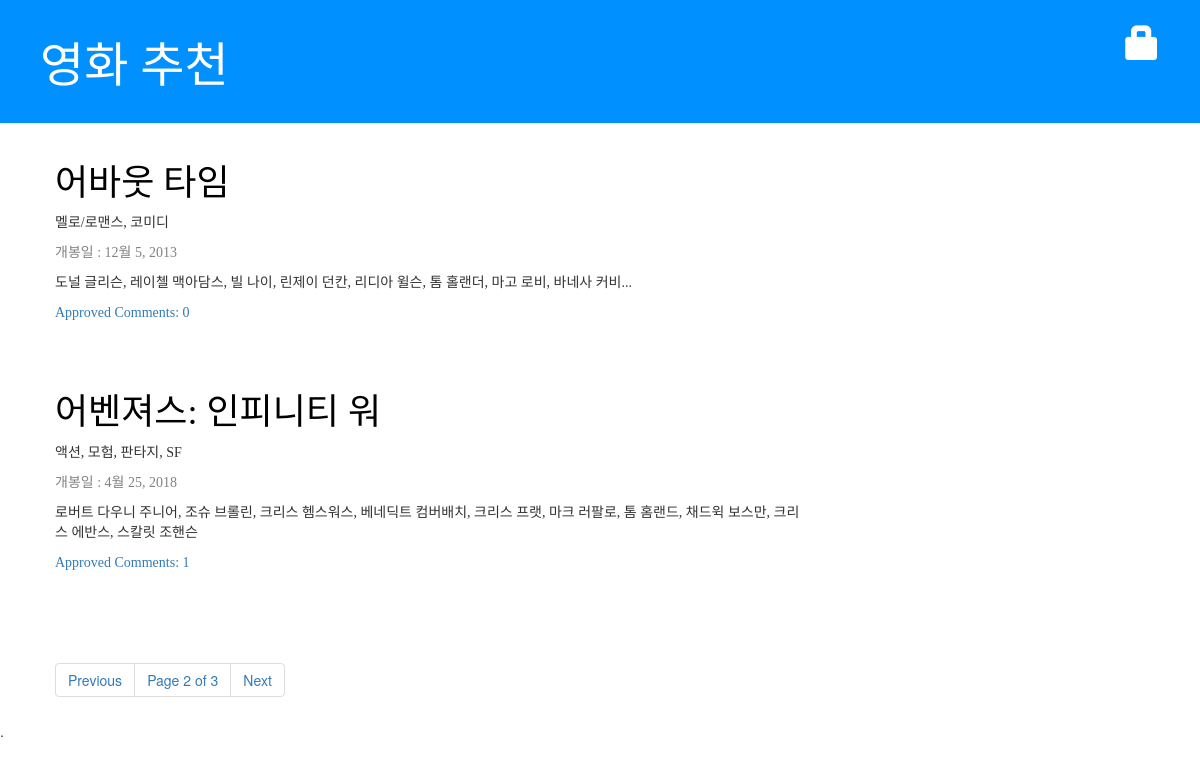
Screenshot of /blog/?page=2 with the database file from the repository.
### blog/models.py (models this page shows, shortened)
class Post(models.Model):
    title = models.CharField(max_length=100)
    text = models.TextField()
    genre = models.CharField(max_length=100)
    director_name = models.CharField(max_length=100)
    running_time = models.IntegerField()
    actor_actress = models.TextField()
    published_date = models.DateField()
    def approved_comments(self):
        return self.comments.filter(approved_comment=True)

### blog/views.py (the view)
# urls.py: path('', views.post_list, name='post_list'),
def post_list(request):
    post_queryset = Post.objects.order_by('title')
    paginator = Paginator(post_queryset, 2)
    try:
        page_number = request.GET.get('page')
        page = paginator.page(page_number)
    except PageNotAnInteger:
        page = paginator.page(1)
    except EmptyPage:
        page = paginator.page(paginator.num_pages)
    return render(request, 'blog/post_list.html', {'post_list': page})

### blog/templates/blog/post_list.html
{% extends 'blog/base.html' %}
{% block content %}
    {% for post in post_list %}
        <div class="post">
            <h1><a href="{% url 'post_detail' pk=post.pk %}"> {{post.title}}</a></h1>
            <p> {{ post.genre }}</p>
            <div class="date">
                <p> 개봉일 : {{ post.published_date }} </p>
            </div>
            <p> {{ post.actor_actress }}</p>
            <a href="{% url 'post_detail' pk=post.pk %}"> Approved Comments: {{ post.approved_comments.count }}</a>
        </div>
    {% empty %}
        <p>Blog(글)이 없습니다.</p>
    {% endfor %}
    {% include 'blog/pagination.html' with page=post_list %}
{% endblock %}

### blog/static/css/blog.css (style rules this page uses)
h1, h2, h3, h4 { font-family: 'Malgun Godick', cursive; }
.date { color: #828282; }
.post { margin-bottom: 70px; font-family: Malgun Godick; }
.post h1 { font-family: Malgun Godick; }
.post h1 a, .post h1 a:visited { color: #000000; font-family: Malgun Godick; }

### rows the page displays
Post: title "어바웃 타임", genre "멜로/로맨스, 코미디", published_date "12월 5, 2013", actor_actress "도널 글리슨, 레이첼 맥아담스, 빌 나이, 린제이 던칸, 리디아 윌슨, 톰 홀랜더, 마고 로비, 바네사 커비...", approved_comments.count "0"
Post: title "어벤져스: 인피니티 워", genre "액션, 모험, 판타지, SF", published_date "4월 25, 2018", actor_actress "로버트 다우니 주니어, 조슈 브롤린, 크리스 헴스워스, 베네딕트 컴버배치, 크리스 프랫, 마크 러팔로, 톰 홈랜드, 채드윅 보스만, 크리스 에반스, 스칼릿 조핸슨", approved_comments.count "1"

### other values shown
{{ page.number }} "2"
{{ page.paginator.num_pages }} "3"
